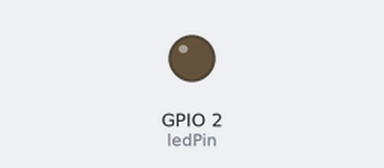
The sketch below on a simulated ESP32. Parts: output pins drawn as LEDs (lit = HIGH). WiFi joins after 1.5 s; servers stay silent unless stated; uploads are accepted with an empty reply; random numbers use the default seed unless the sketch sets one; what the sketch prints to the serial monitor is not drawn.

Above: at 0.1 s.
At 2.8 s:
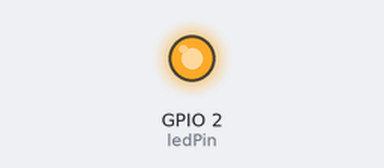
Timing chart, 0 to 4.9 s (numbered marks = the images above):
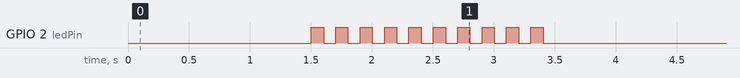

The sketch:

Envio_Nuvem_V3.ino
```cpp
// -> https://www.crescerengenharia.com/post/aprenda-como-usar-o-esp32-para-publicar-dados-no-google-sheets

#include <HTTPClient.h>
#include <WiFi.h>
#include "string.h"

#define ledPin 2
int x;
const char* ssid     = "Embasa USA-M";     // your network SSID (name of wifi network)
const char* password = "Sup0rt3!@#"; // your network password
char *server = "script.google.com";  // Server URL
char *GScriptId = "AKfycbyZjSA6UNPOh0n8qLYa-vynd1YAYfOgf-PgYTp8FC1CQICqR0qioNnAPuArrSlDOj2PCA"; //planilha teste
const int httpsPort = 443;
WiFiClientSecure client;

void setup() {
  Serial.begin(115200);
  pinMode(ledPin , OUTPUT);
  digitalWrite(ledPin, LOW);

  //connect_wifi();
  Serial.print("Connecting to wifi: ");
  Serial.println(ssid);
  Serial.flush();
  WiFi.begin(ssid, password);
  while (WiFi.status() != WL_CONNECTED)
  {
    delay(500);
    Serial.print(WiFi.status());
    Serial.print(".");
  }
  Serial.println("");
  Serial.println("WiFi connected");
  Serial.println("IP address: ");
  Serial.println(WiFi.localIP());
  //Sinalizacao de conexao OK
  x = 0;
  while (x < 10)
  {
    digitalWrite(ledPin, HIGH);
    delay(100);
    digitalWrite(ledPin, LOW);
    delay(100);
    x = x+1;
  }
}

void loop() {
 //disableCore0WDT();
 enviarMedicao();
 }
```

Z_FuncoesWifi.ino
```cpp
void enviarMedicao()
{
  int tensao = random(380,400);
  int corrente = random(80,98);
  int potencia = random(5500,7800);

  HTTPClient http;

  String url = String("https://script.google.com") + "/macros/s/" + GScriptId + "/exec?" + "value1=" + tensao + "&value2=" + corrente + "&value3=" + potencia;

  Serial.print("Making a request");
  http.begin(url.c_str()); //Specify the URL and certificate
  http.setFollowRedirects(HTTPC_STRICT_FOLLOW_REDIRECTS);
  int httpCode = http.GET();
  String payload;
  if (httpCode > 0) { //Check for the returning code
    payload = http.getString();

    Serial.println(httpCode);
    Serial.println(payload);
    //     testdrawstyles(payload);
    //if (httpCode == 200 or httpCode == 201) tempPing.Saida(0);
  }
  else {
    Serial.println("Error on HTTP request");
  }
  http.end();

}
```
